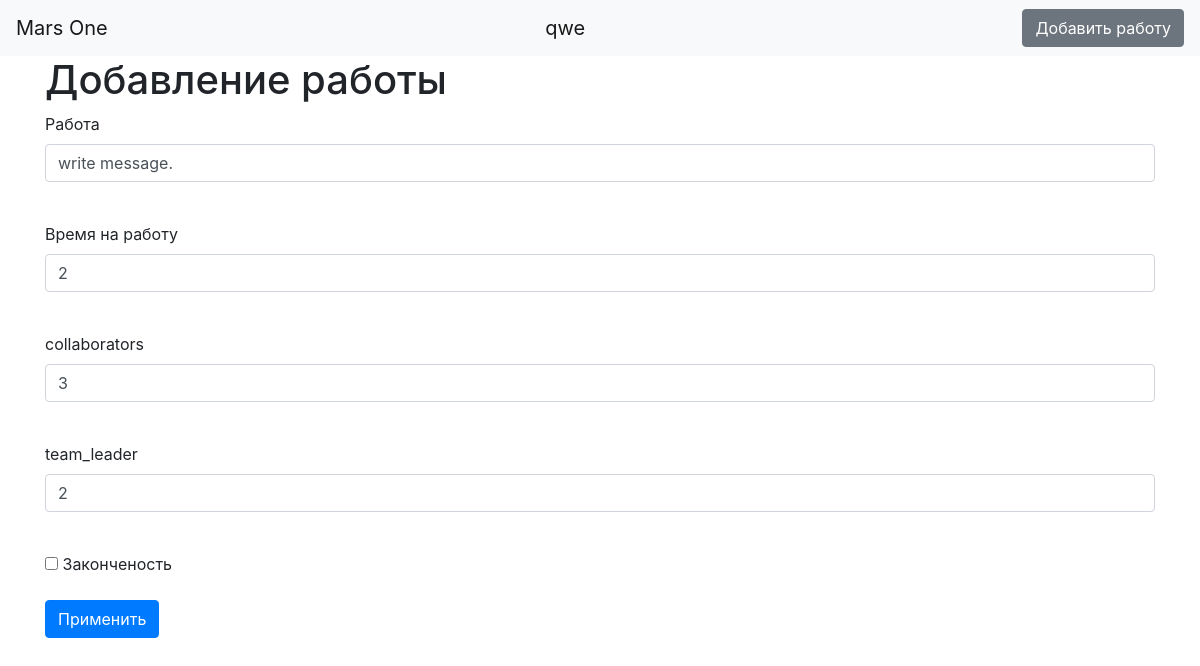
Page /jobs/2 (signed in) on the committed database.
### data/users.py (models this page shows, shortened)
class User(SqlAlchemyBase, UserMixin, SerializerMixin):
    __tablename__ = 'users'
    id = sqlalchemy.Column(sqlalchemy.Integer,
                           primary_key=True, autoincrement=True)
    surname = sqlalchemy.Column(sqlalchemy.String, nullable=True)
    name = sqlalchemy.Column(sqlalchemy.String, nullable=True)
    age = sqlalchemy.Column(sqlalchemy.Integer, nullable=True)
    about = sqlalchemy.Column(sqlalchemy.String, nullable=True)
    position = sqlalchemy.Column(sqlalchemy.String, nullable=True)
    speciality = sqlalchemy.Column(sqlalchemy.String, nullable=True)
    address = sqlalchemy.Column(sqlalchemy.String, nullable=True)
    email = sqlalchemy.Column(sqlalchemy.String,
                              index=True, unique=True, nullable=True)
    hashed_password = sqlalchemy.Column(sqlalchemy.String, nullable=True)
    modified_date = sqlalchemy.Column(sqlalchemy.DateTime,
                                      default=datetime.datetime.now)
    job = orm.relation("Jobs", back_populates='user')

### data/jobs.py (models this page shows)
class Jobs(SqlAlchemyBase, SerializerMixin):
    __tablename__ = 'jobs'
    id = sqlalchemy.Column(sqlalchemy.Integer,
                           primary_key=True, autoincrement=True)
    team_leader = sqlalchemy.Column(sqlalchemy.Integer, nullable=True)
    job = sqlalchemy.Column(sqlalchemy.String, nullable=True)
    work_size = sqlalchemy.Column(sqlalchemy.Integer, nullable=True)
    collaborators = sqlalchemy.Column(sqlalchemy.String, nullable=True)
    start_date = sqlalchemy.Column(sqlalchemy.DateTime,
                                   default=datetime.datetime.now)
    end_date = sqlalchemy.Column(sqlalchemy.DateTime,
                                 default=datetime.datetime.now)
    is_finished = sqlalchemy.Column(sqlalchemy.Boolean)
    team_leader = sqlalchemy.Column(sqlalchemy.Integer,
                                    sqlalchemy.ForeignKey("users.id"))
    user = orm.relation('User')

### serv.py (the view, shortened to what this page needs)
@app.route('/jobs/<int:id>', methods=['GET', 'POST'])
@login_required
def edit_jobs(id):
    form = JobsForm()
    if request.method == "GET":
        session = db_session.create_session()
        news = session.query(Jobs).filter(Jobs.id == id,
                                          Jobs.user == current_user).first()
        news1 = session.query(Jobs).filter(Jobs.id == id).first()
        if news:
            form.job.data = news.job
            form.work_size.data = news.work_size
            form.collaborators.data = news.collaborators
            form.team_leader.data = news.team_leader
            form.is_finished.data = news.is_finished
        if news1:
            form.job.data = news1.job
            form.work_size.data = news1.work_size
            form.collaborators.data = news1.collaborators
            form.team_leader.data = news1.team_leader
            form.is_finished.data = news1.is_finished
        else:
            abort(404)
    return render_template('jobs.html', title='Редактирование новости', form=form)

### serv.py
class JobsForm(FlaskForm):
    job = StringField('Работа', validators=[DataRequired()])
    work_size = StringField('Время на работу', validators=[DataRequired()])
    collaborators = StringField('сollaborators', validators=[DataRequired()])
    team_leader = StringField('team_leader', validators=[DataRequired()])
    is_finished = BooleanField("Законченость")
    submit = SubmitField('Применить')

### data/db_session.py (called while the page is built)
def create_session() -> Session:
    global __factory
    return __factory()

### serv.py (called while the page is built)
@login_manager.user_loader
def load_user(user_id):
    session = db_session.create_session()
    return session.query(User).get(user_id)

### templates/jobs.html (shortened to what this page needs)
{% extends "base.html" %}
{% block content %}
<h1>Добавление работы</h1>
<form action="" method="post">
    <p>
        {{ form.job.label }}<br>
        {{ form.job(class="form-control") }}<br>
    </p>
    <p>
        {{ form.work_size.label }}<br>
        {{ form.work_size(class="form-control") }}<br>
    </p>
    <p>
        {{ form.collaborators.label }}<br>
        {{ form.collaborators(class="form-control") }}<br>
    </p>
    <p>
        {{ form.team_leader.label }}<br>
        {{ form.team_leader(class="form-control") }}<br>
    </p>
    <p>{{ form.is_finished() }} {{ form.is_finished.label }}</p>
    <p>{{ form.submit(type="submit", class="btn btn-primary") }}</p>
</form>
{% endblock %}

### templates/base.html (shortened to what this page needs)
<!doctype html>
<html lang="en">
<head>
    <link rel="stylesheet"
          href="https://stackpath.bootstrapcdn.com/bootstrap/4.4.1/css/bootstrap.min.css"
>
</head>
<body>
<header>
    <nav class="navbar navbar-light bg-light">
        <a class="navbar-brand" href="#">Mars One</a>
        {% if current_user.is_authenticated %}
        <a class="navbar-brand" href="/logout">{{ current_user.name }}</a>
        <a href="/add_job" class="btn btn-secondary">Добавить работу</a>
        {% else %}
        <p>
            <a class="btn btn-primary " href="/register">Зарегистрироваться</a>
            <a class="btn btn-success" href="/login">Войти</a>
        </p>
        {% endif %}
    </nav>
</header>
<main role="main" class="container">
    {% block content %}{% endblock %}
</main>
</body>
</html>

### rows in the picture
User: name "qwe"
Jobs: job "write message.", work_size "2", collaborators "3", team_leader "2"
